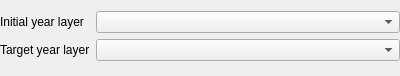
<?xml version="1.0" encoding="UTF-8"?>
<ui version="4.0">
 <class>Form</class>
 <widget class="QWidget" name="Form">
  <property name="geometry">
   <rect>
    <x>0</x>
    <y>0</y>
    <width>400</width>
    <height>76</height>
   </rect>
  </property>
  <property name="sizePolicy">
   <sizepolicy hsizetype="Preferred" vsizetype="Fixed">
    <horstretch>0</horstretch>
    <verstretch>0</verstretch>
   </sizepolicy>
  </property>
  <property name="windowTitle">
   <string>Form</string>
  </property>
  <layout class="QVBoxLayout" name="verticalLayout">
   <property name="spacing">
    <number>6</number>
   </property>
   <property name="leftMargin">
    <number>0</number>
   </property>
   <property name="rightMargin">
    <number>0</number>
   </property>
   <item>
    <layout class="QFormLayout" name="formLayout">
     <item row="0" column="0">
      <widget class="QLabel" name="initial_layer_la">
       <property name="text">
        <string>Initial year layer</string>
       </property>
      </widget>
     </item>
     <item row="0" column="1">
      <widget class="WidgetDataIOSelectTELayerImport" name="initial_year_layer_cb">
       <property name="toolTip">
        <string>Select initial year from a dataset, make sure the year is not equal or great than the target year</string>
       </property>
       <property name="layer_type" stdset="0">
        <string notr="true">Land cover;Land cover (7 class)</string>
       </property>
      </widget>
     </item>
     <item row="1" column="0">
      <widget class="QLabel" name="target_year_la">
       <property name="text">
        <string>Target year layer</string>
       </property>
      </widget>
     </item>
     <item row="1" column="1">
      <widget class="WidgetDataIOSelectTELayerImport" name="target_year_layer_cb">
       <property name="sizePolicy">
        <sizepolicy hsizetype="Preferred" vsizetype="Fixed">
         <horstretch>0</horstretch>
         <verstretch>0</verstretch>
        </sizepolicy>
       </property>
       <property name="toolTip">
        <string>Select target year from a dataset, make sure the year is not equal or less than the initial year</string>
       </property>
       <property name="layer_type" stdset="0">
        <string notr="true">Land cover;Land cover (7 class)</string>
       </property>
      </widget>
     </item>
    </layout>
   </item>
  </layout>
 </widget>
 <customwidgets>
  <customwidget>
   <class>WidgetDataIOSelectTELayerImport</class>
   <extends>QComboBox</extends>
   <header>LDMP/data_io</header>
  </customwidget>
 </customwidgets>
 <resources/>
 <connections/>
</ui>
